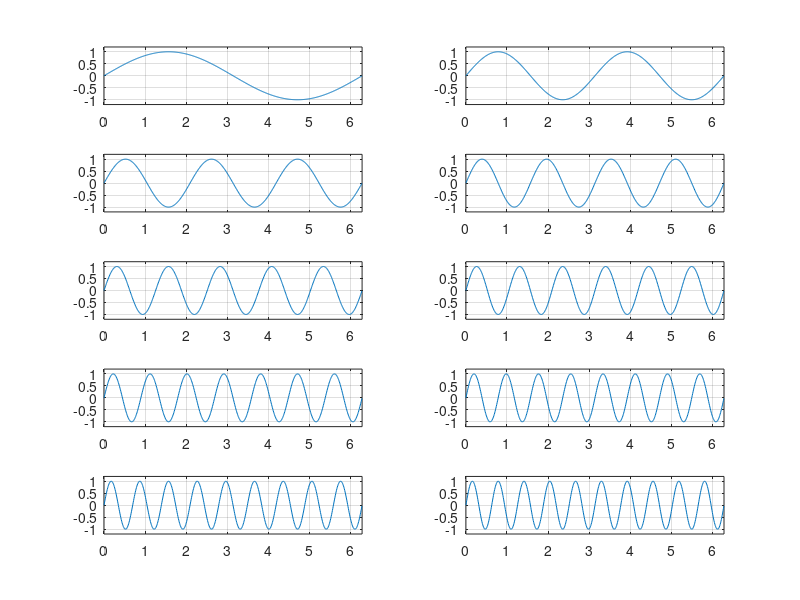

Write MATLAB code to recreate this figure.
clear
M=10;
x = 0:.01:2*pi;

for n=1:M
    subplot(M/2,2,n)
    plot(x,sin(n*x));
    axis([0 2*pi -1.2 1.2])
    grid on
    end
